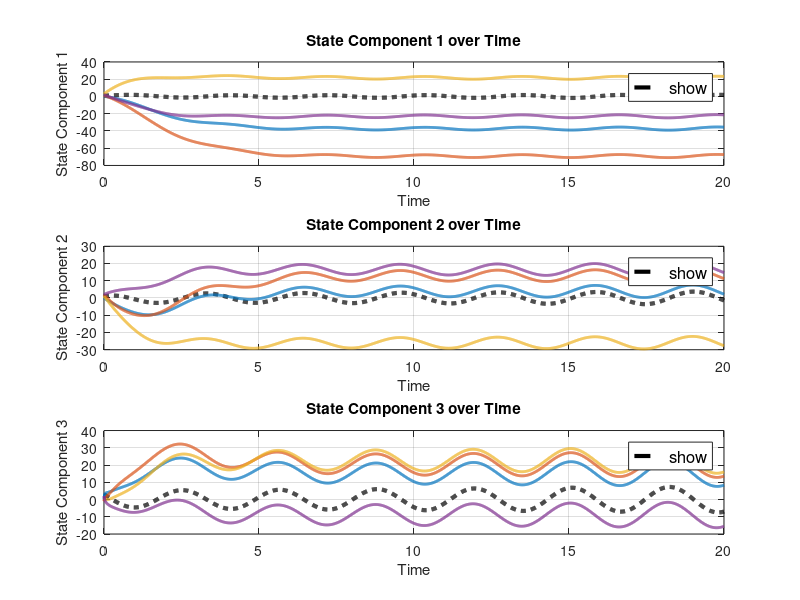

Recreate this plot in MATLAB.
% MATLAB script implementing robust control law with uncertainties
clc; clear;close all

% Parameters
num_agents = 5;                     % Number of agents (Agent 1 is the leader + 4 followers)
time_step = 0.01;                   % Time step for simulation
total_time = 20;                    % Total simulation time
num_steps = total_time / time_step; % Number of simulation steps

% System matrices
A = [0 1 0; 0 0 1; -4 -4 -1];       % Dynamics matrix for each agent
B = [0; 0; 1];                      % Input matrix for each agent
C = [1 0 0];                        % Output matrix (observing the first state only)

% LQR cost matrices
Q = 0.1*eye(3);                         % State-cost matrix
R = 0.01;                           % Input-cost matrix

% LQR gains for each follower (from original code)
% Compute the eigenvalues of the Laplacian matrix
A_adj = [0 1 1 0 0;                  
         1 0 1 1 0;
         1 1 0 1 1;
         0 1 1 0 1;
         0 0 1 1 0];
D = diag(sum(A_adj, 2));
L = D - A_adj;
lambda = eig(L);

K_array = zeros(num_agents - 1, 3); % LQR gains for each follower (row per agent)
for i = 2:num_agents                % Skip lambda_1 = 0 (consensus mode)
    lambda_i = sqrt(lambda(i));
    K_array(i-1, :) = lqr(A, lambda_i * B, Q, R); % Compute LQR gain for each follower
end

% Robust control parameters
gamma = 100;                          % Assumed gamma = 1 (since not specified)
c = 6;
mu = 0.2;
P = [0.0850, 0.0316, 0.0224;
     0.0316, 0.0467, 0.0090;
     0.0224, 0.0090, 0.0187];
M = gamma * A' * P + mu * eye(3);   % Compute M matrix

% l_i values for followers (l_i = 1 if connected to leader)
l_i = [A_adj(2,1); A_adj(3,1); A_adj(4,1); A_adj(5,1)]; % l_i for followers 1 to 4

% Time-invariant uncertainties (delta_i) for each follower agent
delta_followers = [5,  -7,  -3;
                   4,  -5,  -4;
                   6,   3,  -5;
                  -4,   1,   2];     % Each row corresponds to a follower's delta_i

% Initial states
x_ref = [1; 1; 3];                  % Initial state of the reference model for Agent 1

% Initial states of followers
x_followers = [0  0   0;
               1  2  -1;
               3  1   0;
               2  2   2];           % Each row corresponds to a follower's initial state

% Initialize estimated states for followers
hat_x_followers = x_followers;      % Initial estimated states same as initial states

% Store the history of states for plotting
x_history = zeros(num_agents, 3, num_steps);
x_history(1, :, 1) = x_ref';        % Initial state of Agent 1
x_history(2:end, :, 1) = hat_x_followers;

% Consensus protocol update loop
for k = 2:num_steps
    % Update Agent 1 (reference model) with its own dynamics
    x_ref = x_ref + time_step * (A * x_ref);
    x_history(1, :, k) = x_ref';
    
    % For each follower
    for i = 1:num_agents - 1
        % Agent index
        agent_idx = i + 1;
        
        % Current estimated state of agent i
        hat_x_i = hat_x_followers(i, :)'; % (3 x 1)
        
        % Initialize error vector e_i
        e_i = zeros(3,1);
        
        % Neighbors of agent i (from adjacency matrix)
        for j = 1:num_agents
            if A_adj(agent_idx, j) == 1
                if j == 1 % Neighbor is leader
                    e_i = e_i + l_i(i) * (hat_x_i - x_ref);
                else % Neighbor is another follower
                    hat_x_j = hat_x_followers(j-1, :)';
                    e_i = e_i + (hat_x_i - hat_x_j);
                end
            end
        end
        
        % Extract K_i
        K_i = K_array(i, :); % (1 x 3)
        
        % Compute K_i * e_i (scalar)
        K_e_i = K_i * e_i; % Scalar
        
        % Compute control input u_i = - c * B * (K_i * e_i)
        u_i = -c * B * K_e_i; % (3 x 1)
        
        % Get delta_i for follower i
        delta_i = delta_followers(i, :)'; % (3 x 1)
        
        % Compute dot_hat_x_i = A * hat_x_i + u_i - M * delta_i
        dot_hat_x_i = A * hat_x_i + u_i - M * delta_i;
        
        % Update hat_x_i
        hat_x_i = hat_x_i + time_step * dot_hat_x_i;
        
        % Store updated state
        hat_x_followers(i, :) = hat_x_i';
        
        % Store history
        x_history(i+1, :, k) = hat_x_i';
    end
end

% Plot results for each component of each agent's state
time = linspace(0, total_time, num_steps);
figure;

% First component subplot
subplot(3,1,1);
% Plot Agent 1 (reference model)
plot(time, squeeze(x_history(1, 1, :)), 'k--', 'LineWidth', 3, 'DisplayName', 'Agent 1 (Reference Model)');
hold on;
% Plot the followers
colors = lines(num_agents - 1);  % Use distinct colors for followers
for i = 2:num_agents
    plot(time, squeeze(x_history(i, 1, :)), 'LineWidth', 2, 'Color', colors(i-1, :), ...
         'DisplayName', sprintf('Agent %d', i));
end
xlabel('Time');
ylabel('State Component 1');
title('State Component 1 over Time');
legend('show', 'Location', 'northeast', 'FontSize', 12);
grid on;

% Second component subplot
subplot(3,1,2);
% Plot Agent 1 (reference model)
plot(time, squeeze(x_history(1, 2, :)), 'k--', 'LineWidth', 3, 'DisplayName', 'Agent 1 (Reference Model)');
hold on;
% Plot the followers
for i = 2:num_agents
    plot(time, squeeze(x_history(i, 2, :)), 'LineWidth', 2, 'Color', colors(i-1, :), ...
         'DisplayName', sprintf('Agent %d', i));
end
xlabel('Time');
ylabel('State Component 2');
title('State Component 2 over Time');
legend('show', 'Location', 'northeast', 'FontSize', 12);
grid on;

% Third component subplot
subplot(3,1,3);
% Plot Agent 1 (reference model)
plot(time, squeeze(x_history(1, 3, :)), 'k--', 'LineWidth', 3, 'DisplayName', 'Agent 1 (Reference Model)');
hold on;
% Plot the followers
for i = 2:num_agents
    plot(time, squeeze(x_history(i, 3, :)), 'LineWidth', 2, 'Color', colors(i-1, :), ...
         'DisplayName', sprintf('Agent %d', i));
end
xlabel('Time');
ylabel('State Component 3');
title('State Component 3 over Time');
legend('show', 'Location', 'northeast', 'FontSize', 12);
grid on;

% Adjust the overall figure properties for better readability
set(gcf, 'Position', [100, 100, 800, 600]); % Resize figure window